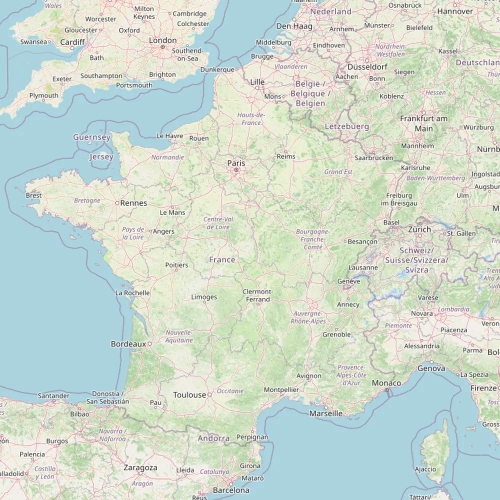
#> input picture frontend/img/apropos-base.webp, 1000 x 1000 px (shown at 1/2 size)
$ python generate_og_image.py
#> lines starting #> are read from the running program, lines starting #| are printed output that depends on the picture
# /// script
# requires-python = ">=3.9"
# dependencies = [
#   "pillow>=10.1",
#   "fonttools[woff]>=4.50",
# ]
# ///
"""Regenerate the link-preview (Open Graph) card from the explainer's own imagery.

    frontend/img/og-image.jpg    1200x630, referenced by og:image / twitter:image

Run it with uv — no project setup or virtualenv needed:

    uv run scripts/generate_og_image.py

Sources are the two layer images the /apropos explainer already ships, so the card
is a real frame of a real storm rather than a mock-up:

    frontend/img/apropos-base.webp        OpenStreetMap base, 1000x1000
    frontend/img/apropos-composite.png    rain + reflectivity halo, 1000x1000, RGBA

Three deliberate choices, so nobody 'fixes' them later:

  - **No title text baked in.** Every platform renders og:title and og:description
    beside the image, so burning the name in duplicates it — and each platform crops
    a different aspect (Facebook 1.91:1, X 2:1), so baked text is the first thing to
    get sliced. The image carries the picture; the meta tags carry the words.

  - **Attribution IS baked in**, bottom-left, exactly as the video export burns it
    into every frame. The card redistributes OpenStreetMap cartography and
    Météo-France radar data outside the app, where Leaflet's attribution control
    cannot follow it, so the credit has to travel with the pixels.

  - **Crop, don't letterbox.** France is roughly square and the card is 1.9:1, so the
    whole country cannot fit without wide dead margins. CROP_TOP selects the
    1000x525 band that is upscaled to fill the card; it is tuned to keep the
    Channel/Brittany coastline (which is what makes the map read as France at a
    glance) together with both storm clusters. Re-tune it if the source frame ever
    changes.
"""

from __future__ import annotations

from io import BytesIO
from pathlib import Path

from fontTools.ttLib import TTFont
from PIL import Image
from PIL import ImageDraw
from PIL import ImageFont

REPO_ROOT = Path(__file__).resolve().parent.parent
IMG_DIR = REPO_ROOT / "frontend" / "img"

BASE = IMG_DIR / "apropos-base.webp"
COMPOSITE = IMG_DIR / "apropos-composite.png"
# The explainer's small-print face, reused here. Pillow cannot read WOFF2, so it is
# decompiled to an in-memory TTF (fonttools' `woff` extra pulls in brotli). Using the
# repo's own font keeps the card reproducible on any machine — Pillow's built-in
# default font has no 'é' and silently renders "Météo" as "M□té□o".
CREDIT_FONT = REPO_ROOT / "frontend" / "fonts" / "plate-mono.woff2"
OUT = IMG_DIR / "og-image.jpg"

CARD_W, CARD_H = 1200, 630
JPEG_QUALITY = 82

# Source band, in the 1000x1000 sources' own pixels. Height is derived so the band
# already has the card's aspect ratio — one clean upscale, no distortion.
CROP_TOP = 170
CROP_H = round(1000 * CARD_H / CARD_W)  # 525

# Mandatory credit. Kept to the two sources actually visible in these layers: the
# base map and the radar mosaic. No lightning is drawn in this frame, so Blitzortung
# is deliberately absent — crediting a source the image does not show is noise.
CREDIT = "© OpenStreetMap  ·  Radar Météo-France"
CREDIT_SIZE = 21
CREDIT_INSET = 26  # from the left and bottom edges
# Chosen to clear X's 2:1 crop of a 1.91:1 card (which shaves ~15px top and bottom).
CREDIT_PAD_X, CREDIT_PAD_Y = 14, 9


def _load_layers() -> Image.Image:
    """Stack the radar composite over the base map, cropped to the card's aspect."""
    box = (0, CROP_TOP, 1000, CROP_TOP + CROP_H)
    base = Image.open(BASE).convert("RGBA").crop(box)
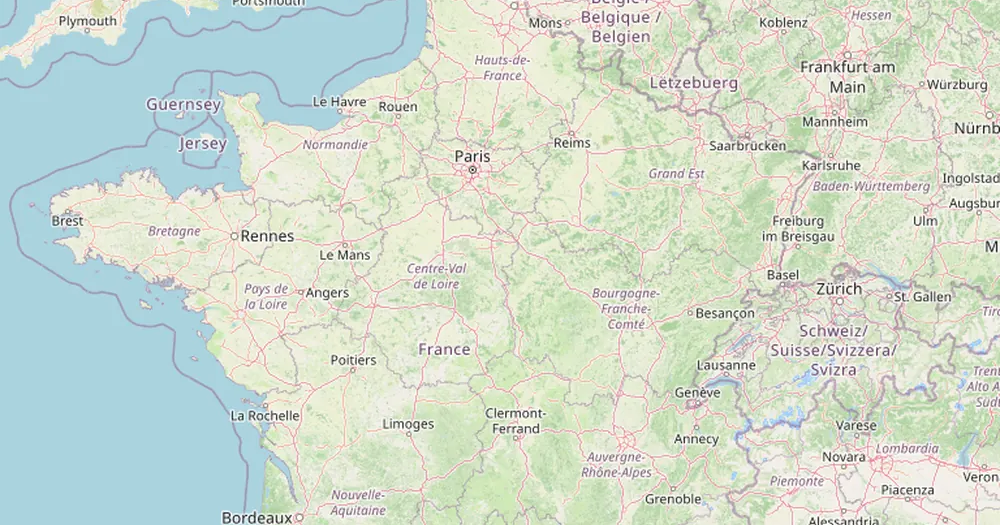
#> base: PIL image 1000x525 RGBA; mean R, G, B, A 207.5, 219.3, 206.8, 255
    # The composite is a palette PNG with per-index alpha; converting materialises it.
    overlay = Image.open(COMPOSITE).convert("RGBA").crop(box)
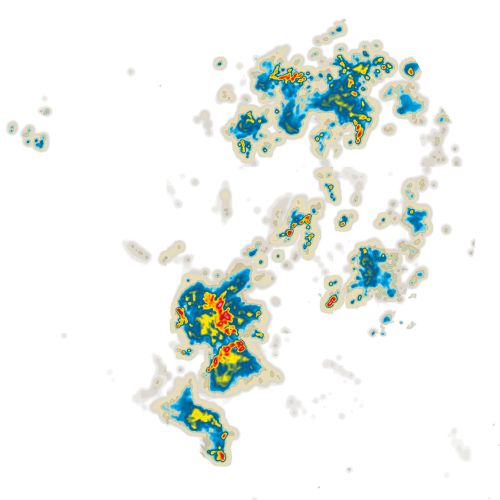
#> input picture frontend/img/apropos-composite.png, 1000 x 1000 px (shown at 1/2 size)
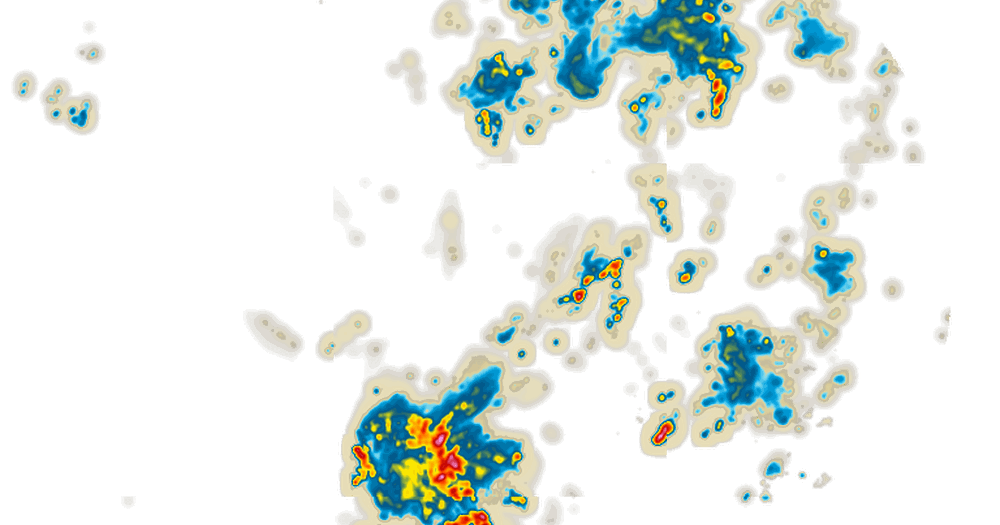
#> overlay: PIL image 1000x525 RGBA; mean R, G, B, A 43.9, 48.6, 41, 47.7; transparent parts drawn white
    return Image.alpha_composite(base, overlay).resize((CARD_W, CARD_H), Image.LANCZOS)
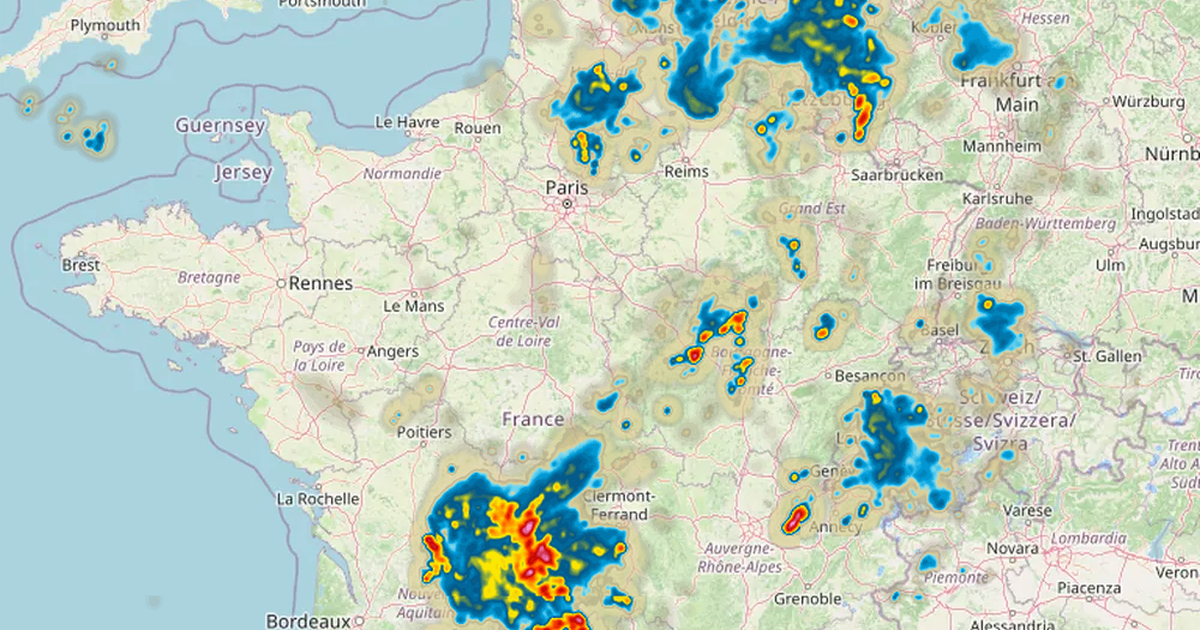
#> returned value: PIL image 1200x630 RGBA; mean R, G, B, A 191.3, 208, 195.6, 255


def _credit_font() -> ImageFont.FreeTypeFont:
    """Load plate-mono.woff2 as a Pillow font, via an in-memory TTF round-trip."""
    buf = BytesIO()
#> (the run stopped early here; a loop or call above may not have finished)
